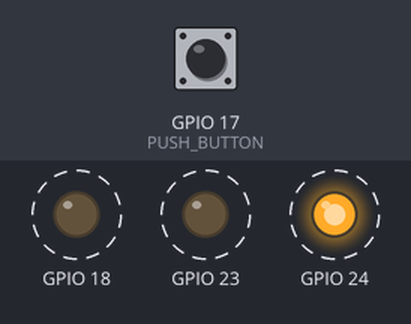
This program was run on a simulated Raspberry Pi (BCM pin numbers). On the bench: output pins drawn as LEDs (lit = HIGH). Dashed ring = blinking. Inputs (shaded band) come from the test bench; at power-on: GPIO 17 (PUSH_BUTTON) LOW. At 1.4 s the program stops and its outputs stay as they are.

Above: at 0.7 s.
1.3 s: GPIO 17 (PUSH_BUTTON) pulled HIGH for 0.15 s
At 1.3 s:
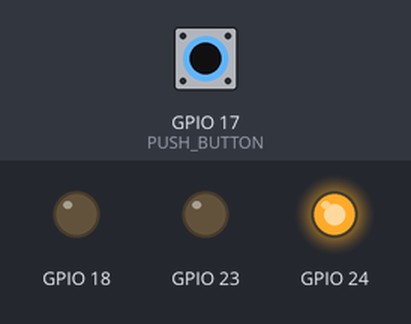
At 2.5 s:
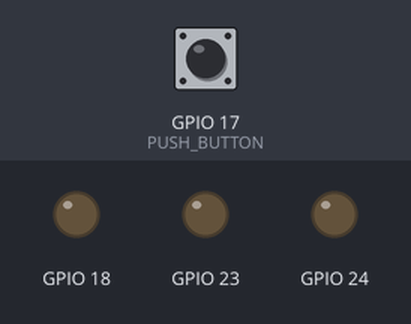
Timing chart, 0 to 2.9 s (numbered marks = the images above; inputs shaded):
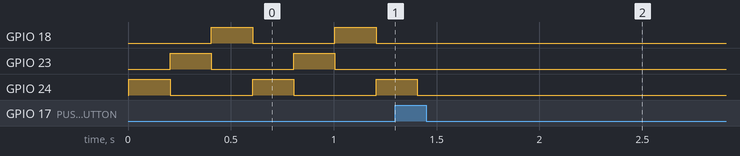

The program:

sequence.py
```python
#!/usr/bin/env python3

import pigpio  # Pi GPIO library
import LED_SX

SLEEP = 0.2  # Length of time to sleep

# Connect to a Raspberry Pi on port 8888
pi = pigpio.pi("devw.local", 8888)
if not pi.connected:
    exit(1)


# Keyboard interrupt handler to exit the program gracefully
def keyboard_interrupt_handler(sig, frame):
    print("Keyboard interrupt (ID: {}), cleaning up.".format(sig))
    LED_SX.clean_up_exit(pi, 0)


LED_SX.set_keyboard_interrupt(keyboard_interrupt_handler)

# Configure the pins for output.
LED_SX.configure_pins(pi)

# Loop for the number of repetitions.
while True:
    for led in LED_SX.colours:  # For each colour LED
        LED_SX.set_led_state(pi, led, 1)  # Turn the LED on
        LED_SX.sleep_exit_on_button(pi, SLEEP)  # Wait for SLEEP seconds
        LED_SX.set_led_state(pi, led, 0)  # Turn the LED off

# Finish up by turning all the LEDs off and exiting.
LED_SX.clean_up_exit(pi, 0)
```

LED_SX.py
```python
import pigpio
import time
import signal

RED = 18  # The red LED is on GPIO pin 18
YEL = 23  # The yellow LED is on GPIO pin 23
GRE = 24  # The green LED is on GPIO pin 24

PUSH_BUTTON = 17  # The push button is on GPIO pin 17

colours = [GRE, YEL, RED]  # All the LEDs in the order we want to work with them.


# This function will configure a list of pins to be GPIO output pins
def configure_pins(gpio):
    for pin in colours:
        gpio.set_mode(pin, pigpio.OUTPUT)
        gpio.set_pull_up_down(pin, pigpio.PUD_OFF)
        gpio.write(pin, 0)
    # Configure push button switch
    gpio.set_pull_up_down(PUSH_BUTTON, pigpio.PUD_OFF)
    gpio.set_mode(PUSH_BUTTON, pigpio.INPUT)


# Set all pins in the list to off. Useful before exiting.
def set_all_leds_off(gpio):
    for pin in colours:
        gpio.write(pin, 0)


# Turn a particular LED on or off
def set_led_state(gpio, led, state):
    if led in colours:
        gpio.write(led, state)


# Cleanup and exit, turn off all the LEDs and disconnect from the Raspberry Pi
def clean_up_exit(gpio, exit_code):
    set_all_leds_off(gpio)
    gpio.stop()
    exit(exit_code)


# Read the button
def read_push_button(gpio):
    return gpio.read(PUSH_BUTTON)


# Sleep but exit on push button press
def sleep_exit_on_button(gpio, seconds):
    if gpio.read(PUSH_BUTTON):
        clean_up_exit(gpio, 0)
    time.sleep(seconds)
    if gpio.read(PUSH_BUTTON):
        clean_up_exit(gpio, 0)


def set_keyboard_interrupt(handler):
    signal.signal(signal.SIGINT, handler)
```

Measured:
- after the input at 1.3 s, GPIO 18, GPIO 23: stops changing and stays LOW; GPIO 24: goes on until 1.4 s, then stays LOW
- by itself, GPIO 18, GPIO 23, GPIO 24: alternates HIGH for 0.20 s and LOW for 0.40 s
